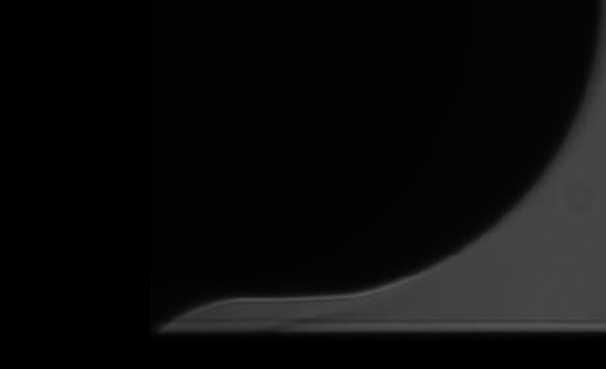
#> input picture Data/rcphoto1810um10psi_2019.jpg, 606 x 369 px, given in place of rcphoto2370um30psi_2019.jpg, which was not available
$ python FindEdgeScan2.py
#> lines starting #> are read from the running program, lines starting #| are printed output that depends on the picture; after the words box and inside, x2 and y2 are one past the last pixel; in counts of white or black regions, pixels touching at a corner belong together; pictures that were not available may be replaced by others from this repository, and a replacement may not be noted
#> further down, image is the input picture: shape (369, 606, 3); min 0, max 87, mean 12.1
import cv2
import matplotlib.pyplot as plt
import numpy as np


def find_edge(img):
    #filter the image
    filt = cv2.bilateralFilter(img, d=5, sigmaColor=75, sigmaSpace=75)
    #generate a black image to put our edge points on
    edge = np.zeros((369, 606), dtype=np.uint8)
    # set a column value
    col = 0
    while col<605:
        #threshold changes linearly across the image kinda like this
        threshold = 9 / 306 * (col - 300) + 60
        #row value set to zero before each column itterated through
        i=0
        #grab a vertical row
        data = filt[:, col]
        #itterate through the column untill its above the threshold
        while i<367:
            if data[i] > threshold:
                break
            i=i+1
        #itterate through the column until the data goes below the threshold
        while i<367:
            if data[i] < threshold:
                break
            i=i+1
        #make the edge a point in the edge image/matrix
        edge[i,col] = 255
        #go to the next column
        col = 1+ col
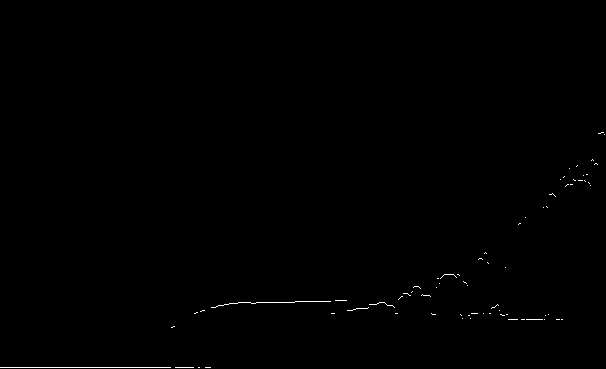
#> edge: shape (369, 606); 0.27% white in thin lines or dots, all inside (x1, y1, x2, y2) = (0, 132, 605, 368)
#> after the loop, col = 605

    return edge


# Create a window with trackbars
cv2.namedWindow('My edge detection')
#cv2.createTrackbar('Column', 'My edge detection', 0, 605, lambda x: x)
path = ['Data/rcphoto2370um30psi_2019.jpg','Data/rcphoto2270um24psi_2016.jpg','Data/rcphoto2370um10psi_2019.jpg']
image = cv2.imread(path[0])
img = cv2.cvtColor(image, cv2.COLOR_BGR2GRAY)
while True:

    edge = find_edge(img)
    # Display the result
    cv2.imshow('Scan Detection', cv2.add(img, edge))
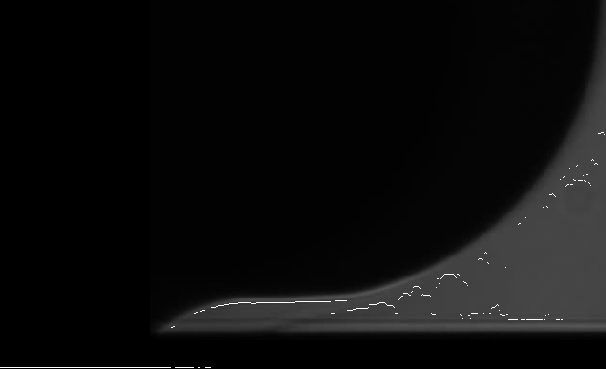
#> window 'Scan Detection': shape (369, 606); min 0, max 255, mean 12.7
    #open cv make a black image of zeros then insert the edge at a point
    if cv2.waitKey(1) == 27:  # hit escape to quit
#> (key Esc is pressed here)
        break

$ run again, on Data/rcphoto1810um23psi_2019.jpg
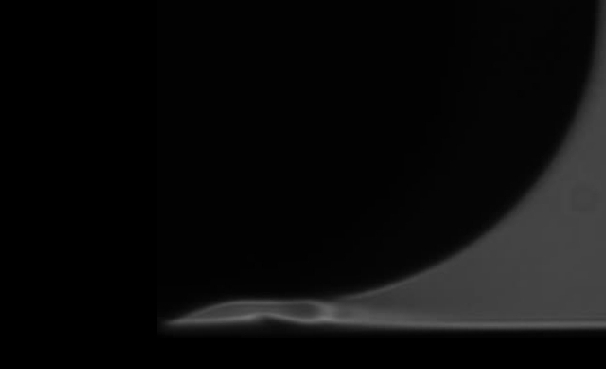
#> input picture Data/rcphoto1810um23psi_2019.jpg, 606 x 369 px, given in place of rcphoto2370um30psi_2019.jpg, which was not available
#> image is the input picture: shape (369, 606, 3); min 0, max 117, mean 11.8
#> after the loop in find_edge, `while col<605:`:
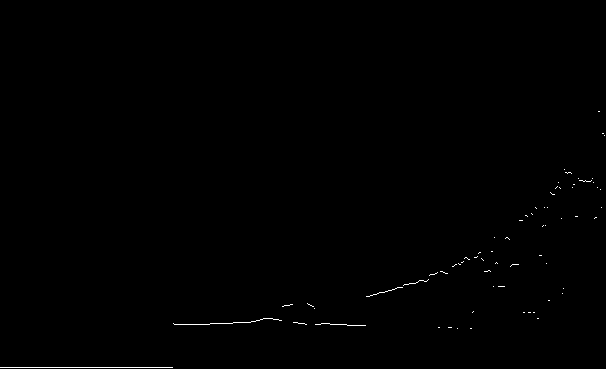
#> edge: shape (369, 606); 0.27% white in thin lines or dots, all inside (x1, y1, x2, y2) = (0, 111, 605, 368)
#> after the loop in find_edge, `while col<605:`: col = 605
#> `cv2.imshow('Scan Detection', cv2.add(img, edge))`:
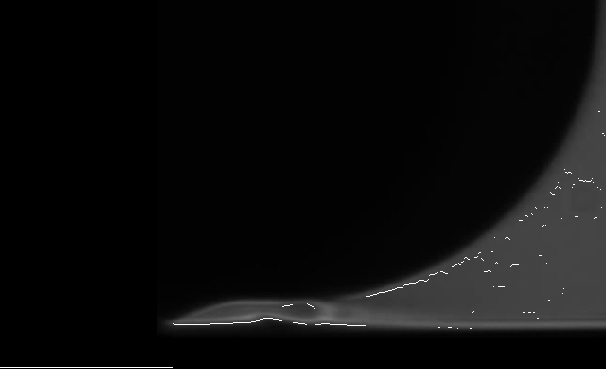
#> window 'Scan Detection': shape (369, 606); min 0, max 255, mean 12.4
